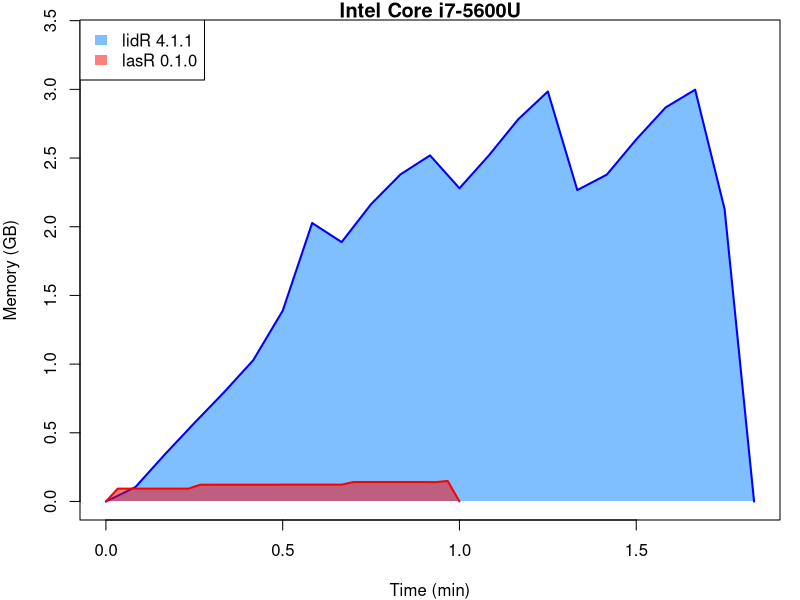
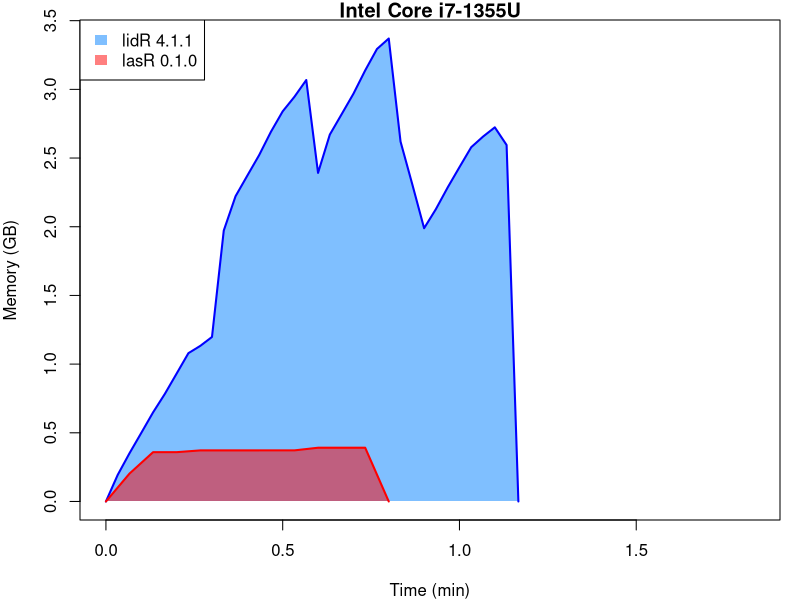
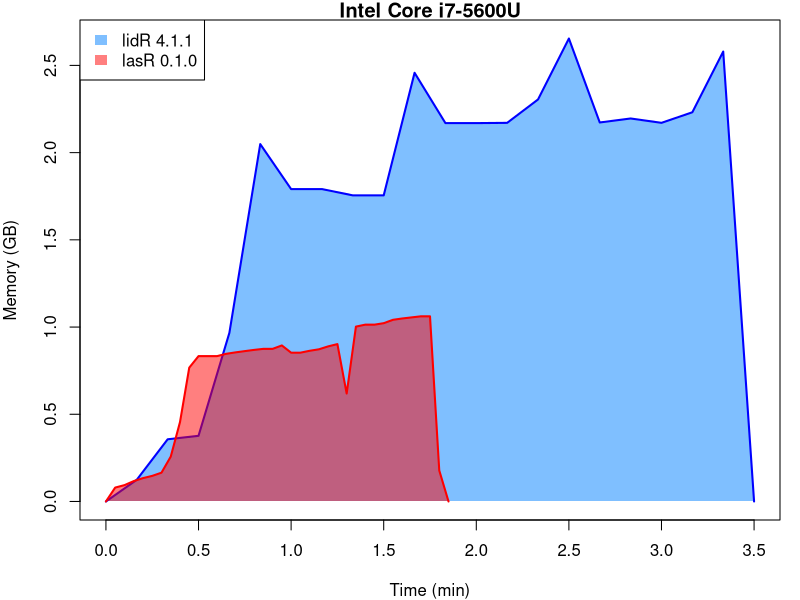
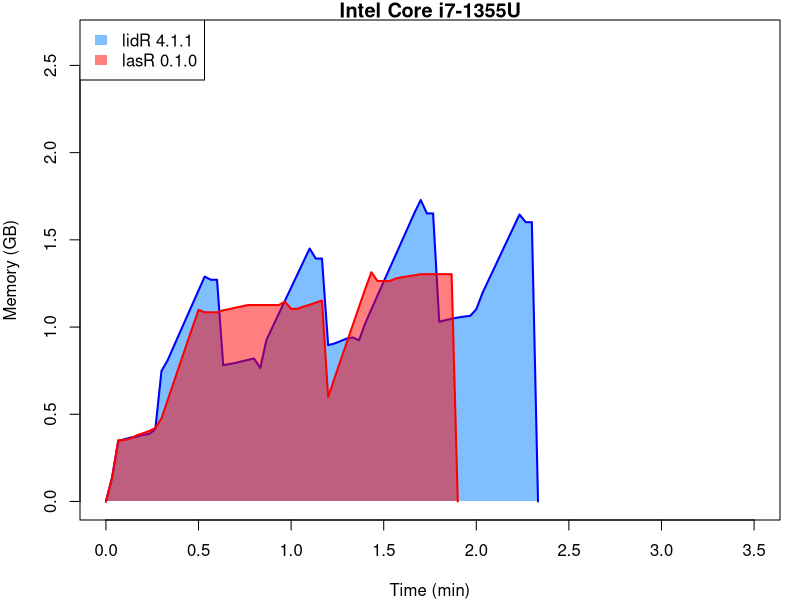
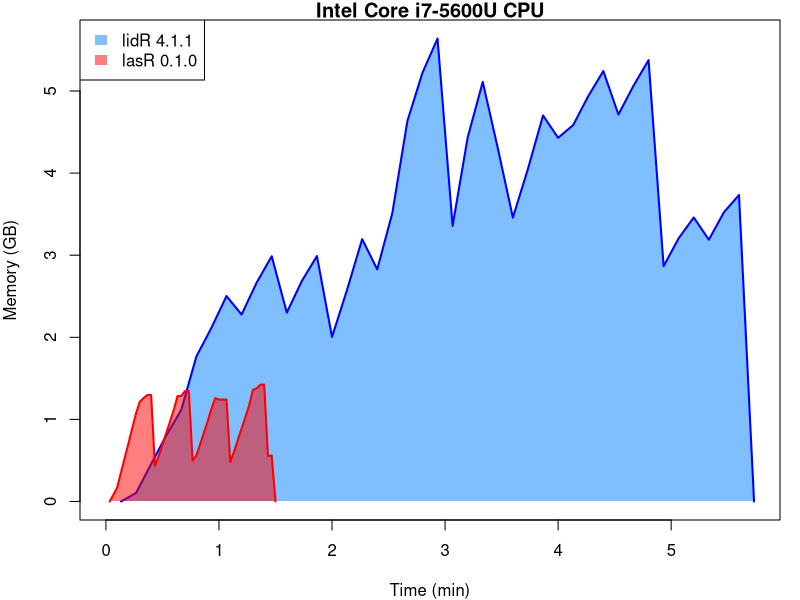
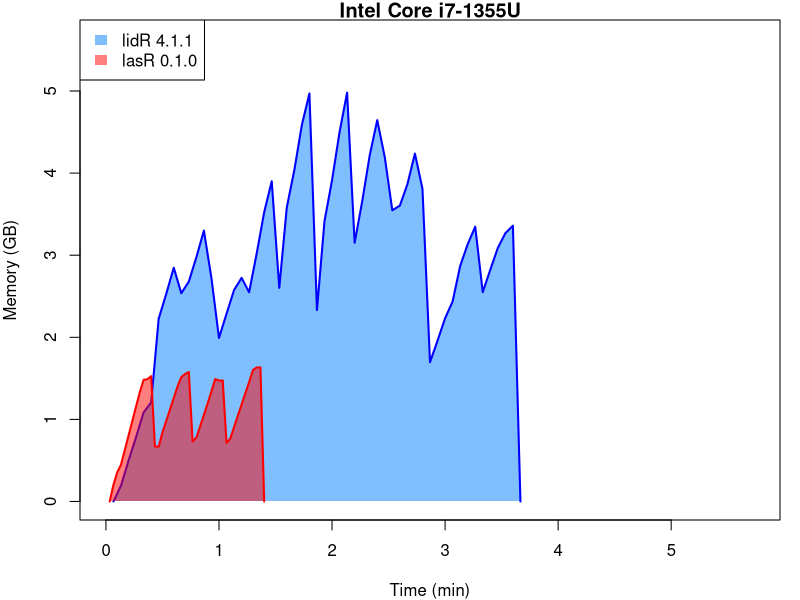
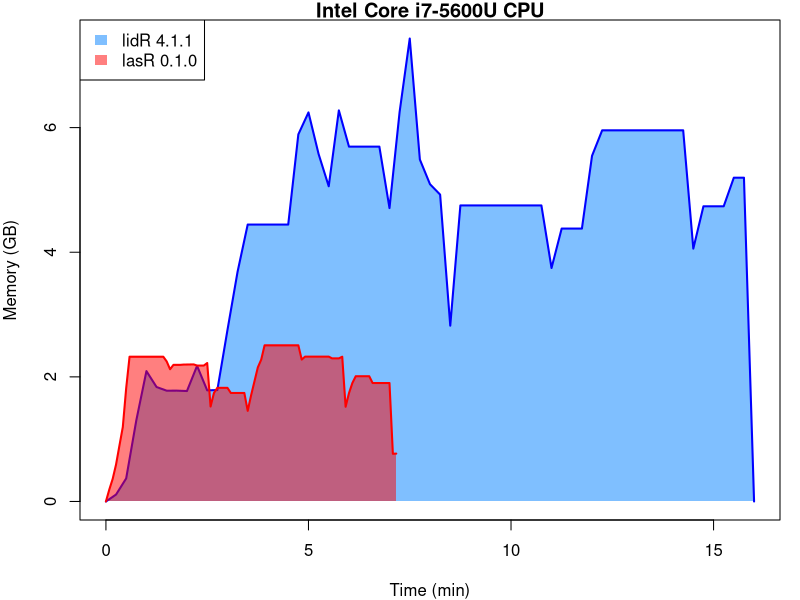

Recreate these plots in R, in order.
## ---- chunk 1
knitr::opts_chunk$set(echo = TRUE, fig.align='center', fig.width=6, fig.height=4)
col1 = rgb(0, 0.5, 1, alpha = 0.5)
col2 = rgb(1, 0, 0, alpha = 0.5)
col3 = rgb(0.5, 0.5, 1, alpha = 0.5)
col4 = rgb(1, 0, 1, alpha = 0.5)
## ---- chunk 2
f = c("/home/jr/Documents/Ulaval/ALS data/BCTS/092L073113_BCTS_2.laz", 
"/home/jr/Documents/Ulaval/ALS data/BCTS/092L073114_BCTS_2.laz", 
"/home/jr/Documents/Ulaval/ALS data/BCTS/092L073131_BCTS_2.laz", 
"/home/jr/Documents/Ulaval/ALS data/BCTS/092L073132_BCTS_2.laz")
## ---- chunk 3
# 1 
m_lasr = c(0, 93.38, 93.38, 93.38, 93.38, 93.38, 93.38, 93.38, 122.01, 122.01, 122.01, 122.01, 122.01, 122.01, 122.01, 122.53, 122.53, 122.53, 122.53, 122.53, 122.53, 141.60, 
141.60, 141.60, 141.60, 141.60, 141.60, 141.60, 140.92, 149.46,0)
t_lasr = (1:length(m_lasr)-1)*2/60

m_lidr = c(0,104.70, 342.79, 571.07, 793.16, 1028.55, 1388.56, 2027.17, 1888.13, 2164.38, 2381.46, 2519.50, 2280.10, 2519.86, 2783.66, 2984.50, 2266.93, 2379.23, 2635.35, 
2868.93, 2997.68, 2127.28, 0)
t_lidr = (1:length(m_lidr)-1)*5/60

m_lidr2 = c(0, 193.67, 351.17, 499.30, 648.55, 783.17, 931.17, 1079.79, 1132.39, 1197.64, 1972.39, 2222.19, 2372.32, 2521.19, 2690.99, 2839.99, 2946.35, 3068.06, 2392.09, 2670.97, 2818.85, 2967.72, 3137.86, 3293.99, 3370.11, 2619.88, 2307.91, 1989.16, 2128.16, 2286.00, 2433.63, 2579.13, 2656.12, 2723.62, 2594.85, 0)
t_lidr2 = (1:length(m_lidr2)-1)*2/60

m_lasr2 = c(0,203.04, 358.92, 358.92, 371.79, 371.79, 371.79, 372.04, 372.04, 391.29, 391.29, 391.29, 0)
t_lasr2 = (1:length(m_lasr2)-1)*4/60

tmax = max(t_lidr, t_lasr, t_lidr2, t_lasr2)
mmax = max(m_lidr, m_lasr, m_lidr2, m_lasr2)/1000

# Thinkpad

x = t_lidr
y = m_lidr/1000

par(mar = c(4,4,1,1))

plot(x, y, type = "n", xlim = c(0, tmax), ylim = c(0, mmax), ylab = "Memory (GB)", xlab = "Time (min)", main = "Intel Core i7-5600U")

polygon(c(x, rev(x)), c(rep(0, length(x)), rev(y)), col = col1, border = NA)
lines(x, y, col = "blue", lwd = 2)

x = t_lasr
y = m_lasr/1000

polygon(c(x, rev(x)), c(rep(0, length(x)), rev(y)), col = col2 , border = NA)
lines(x, y, col = "red", lwd = 2)

legend("topleft", legend = c("lidR 4.1.1", "lasR 0.1.0"), fill = c(col1, col2), border = NA)

# Latitude

x = t_lidr2
y = m_lidr2/1000

plot(x, y, type = "n", xlim = c(0, tmax), ylim = c(0, mmax), ylab = "Memory (GB)", xlab = "Time (min)", main = "Intel Core i7-1355U")

polygon(c(x, rev(x)), c(rep(0, length(x)), rev(y)), col = col1 , border = NA)
lines(x, y, col = "blue", lwd = 2)

x = t_lasr2
y = m_lasr2/1000

polygon(c(x, rev(x)), c(rep(0, length(x)), rev(y)), col = col2 , border = NA)
lines(x, y, col = "red", lwd = 2)


legend("topleft", legend = c("lidR 4.1.1", "lasR 0.1.0"), fill = c(col1, col2), border = NA)
## ---- chunk 4
f = c("/home/jr/Documents/Ulaval/ALS data/BCTS/092L073113_BCTS_2.laz", 
"/home/jr/Documents/Ulaval/ALS data/BCTS/092L073114_BCTS_2.laz", 
"/home/jr/Documents/Ulaval/ALS data/BCTS/092L073131_BCTS_2.laz", 
"/home/jr/Documents/Ulaval/ALS data/BCTS/092L073132_BCTS_2.laz")
## ---- chunk 5
# 2
m_lasr = c(0, 79.67, 93.66, 116.75, 133.85, 146.74, 165.05, 257.17, 455.17, 767.38, 833.30, 833.30, 833.30, 846.70, 854.83, 862.04, 869.00, 874.93, 874.93, 894.53, 853.06, 853.06, 
863.89, 872.39, 889.12, 902.23, 618.84, 1002.46, 1013.65, 1013.65, 1022.16, 1041.49, 1049.07, 1055.26, 1061.45, 1061.45, 177.75, 0)
t_lasr = (1:length(m_lasr)-1)*3/60

m_lidr = c(0,124.56, 356.59, 376.44, 966.76, 2048.83, 1790.97, 1790.97, 1754.86, 1754.86, 2457.66, 2169.17, 2169.17, 2170.71, 2304.78, 2654.14, 2172.81, 2195.75, 2170.75, 2231.33, 2579.38, 0)
t_lidr = (1:length(m_lidr)-1)*10/60

m_lidr2 = c(0, 139.30, 346.42, 356.80, 366.42, 372.17, 381.80, 387.30, 414.42, 748.34, 809.84, 890.09, 970.47, 1050.59, 1130.22, 1209.59, 1289.47, 1271.14, 1271.14, 781.42, 787.67, 794.42, 803.29, 811.79, 819.67, 765.35, 925.04, 1001.29, 1076.16, 1151.04, 1225.79, 1300.66, 1375.54, 1450.16, 1392.50, 1392.50, 896.18, 905.18, 919.43, 934.05, 940.18, 923.84, 1020.86, 1101.36, 1181.48, 1260.86, 1339.61, 1418.61, 1497.61, 1576.73, 1656.36, 1728.61, 1651.25, 1651.25, 1030.53, 1039.41, 1047.53, 1054.41, 1060.03, 1063.78, 1101.87, 1195.12, 1270.50, 1345.12, 1420.37, 1495.37, 1570.50, 1645.12, 1601.39, 1601.39, 0)
t_lidr2 = (1:length(m_lidr2)-1)*2/60

m_lasr2 = c(0,135.55, 351.30, 352.17, 361.67, 379.42, 391.05, 404.30, 421.05, 476.30, 581.40, 685.28, 789.28, 893.03, 996.03, 1098.78, 1084.58, 1084.58, 1084.58, 1096.08, 1102.83, 1111.33, 1118.58, 1126.21, 1126.21, 1126.21, 1126.21, 1126.21, 1126.21, 1145.71, 1104.28, 1104.28, 1117.41, 1127.53, 1140.16, 1151.41, 598.75, 703.62, 807.50, 909.62, 1012.50, 1115.25, 1217.87, 1314.37, 1264.08, 1264.08, 1264.08, 1278.83, 1285.83, 1291.46, 1296.58, 1303.08, 1303.08, 1303.08, 1303.08, 1303.08, 1303.08, 0)
t_lasr2 = (1:length(m_lasr2)-1)*2/60

tmax = max(t_lidr, t_lasr, t_lidr2, t_lasr2)
mmax = max(m_lidr, m_lasr, m_lidr2, m_lasr2)/1000

# Thinkpad

x = t_lidr
y = m_lidr/1000

par(mar = c(4,4,1,1))

plot(x, y, type = "n", xlim = c(0, tmax), ylim = c(0, mmax), ylab = "Memory (GB)", xlab = "Time (min)", main = "Intel Core i7-5600U")

polygon(c(x, rev(x)), c(rep(0, length(x)), rev(y)), col = col1, border = NA)
lines(x, y, col = "blue", lwd = 2)

x = t_lasr
y = m_lasr/1000

polygon(c(x, rev(x)), c(rep(0, length(x)), rev(y)), col = col2 , border = NA)
lines(x, y, col = "red", lwd = 2)

legend("topleft", legend = c("lidR 4.1.1", "lasR 0.1.0"), fill = c(col1, col2), border = NA)

# Latitude

x = t_lidr2
y = m_lidr2/1000

plot(x, y, type = "n", xlim = c(0, tmax), ylim = c(0, mmax), ylab = "Memory (GB)", xlab = "Time (min)", main = "Intel Core i7-1355U")

polygon(c(x, rev(x)), c(rep(0, length(x)), rev(y)), col = col1 , border = NA)
lines(x, y, col = "blue", lwd = 2)

x = t_lasr2
y = m_lasr2/1000

polygon(c(x, rev(x)), c(rep(0, length(x)), rev(y)), col = col2 , border = NA)
lines(x, y, col = "red", lwd = 2)


legend("topleft", legend = c("lidR 4.1.1", "lasR 0.1.0"), fill = c(col1, col2), border = NA)
## ---- chunk 6
# 3
m_lasr = c(0, 82.03, 170.51, 354.01, 531.90, 711.60, 895.17, 1074.86, 1214.60, 1259.20, 1297.35, 1297.35, 435.67,550.40, 692.43, 831.39, 971.39, 1113.44, 1282.57, 1285.92, 1345.21, 
1345.21, 498.85, 559.43, 697.85, 837.33, 977.29, 1127.08, 1258.82, 1240.92, 1240.92, 1240.92, 480.92, 606.07, 749.79, 887.94, 1026.13, 1169.48, 1358.71, 1378.30, 1423.42, 1423.42, 
554.91, 560.07, 0)
t_lasr = 1:length(m_lasr)*2/60

m_lidr = c(0, 104.86, 456.99, 802.07, 1116.71, 1765.46, 2116.21, 2502.28, 2276.53, 2666.14, 2986.86, 2300.90, 2686.19, 2989.73, 2004.21, 2579.39, 3195.28, 2827.48, 3512.35, 4633.82, 
5221.53, 5639.37, 3357.23, 4434.14, 5110.58, 4302.41, 3457.53, 4052.46, 4702.15, 4430.27, 4585.12, 4937.42, 5243.30,4713.65, 5063.31, 5376.67, 2866.46, 3207.25, 3459.13, 3188.25, 
3523.44, 3733.16, 0)
t_lidr = 1:length(m_lidr)*8/60

m_lidr2 = c(0, 193.23, 497.98, 784.95, 1085.33, 1205.75, 2226.83, 2527.83, 2847.46, 2536.90, 2678.37, 2974.99, 3299.73, 2721.75, 1991.53, 2285.40, 2575.28, 2724.10, 2548.08, 3019.45, 3524.15, 3900.47, 2601.94, 3582.43, 4037.68, 4587.39, 4970.17, 2331.14, 3414.44, 3911.82, 4499.68, 4979.93, 3151.38, 3652.82, 4215.47, 4644.97, 4193.78, 3546.69, 3603.89, 3863.48, 4237.23, 3809.42, 1696.35, 1958.85, 2231.42, 2436.03, 2867.71, 3133.63, 3347.25, 2549.77, 2823.65, 3088.82, 3268.23, 3359.37, 0)
t_lidr2 = 1:length(m_lidr2)*4/60

m_lasr2 = c(0, 203.05, 355.17, 448.05, 625.42, 802.55, 979.14, 1157.14, 1332.77, 1482.14, 1488.77, 1527.14, 668.36, 668.48, 842.36, 981.61, 1120.61, 1260.98, 1400.61, 1515.23, 1551.98, 1577.36, 730.80, 778.80, 915.80, 1055.17, 1195.42, 1341.80, 1490.67, 1472.86, 1472.86, 712.91, 765.78, 904.41, 1044.28, 1180.66, 1318.28, 1453.91, 1598.78, 1633.03, 1633.03, 0)
t_lasr2 = 1:length(m_lasr2)*2/60

tmax = max(t_lidr, t_lasr, t_lidr2, t_lasr2)
mmax = max(m_lidr, m_lasr, m_lidr2, m_lasr2)/1000

x = t_lidr
y = m_lidr/1000

par(mar = c(4,4,1,1))

plot(x, y, type = "n", xlim = c(0, tmax), ylim = c(0, mmax), ylab = "Memory (GB)", xlab = "Time (min)", main = "Intel Core i7-5600U CPU")

polygon(c(x, rev(x)), c(rep(0, length(x)), rev(y)), col = col1, border = NA)
lines(x, y, col = "blue", lwd = 2)

x = t_lasr
y = m_lasr/1000

polygon(c(x, rev(x)), c(rep(0, length(x)), rev(y)), col = col2 , border = NA)
lines(x, y, col = "red", lwd = 2)

legend("topleft", legend = c("lidR 4.1.1", "lasR 0.1.0"), fill = c(col1, col2), border = NA)

# Latitude

x = t_lidr2
y = m_lidr2/1000

plot(x, y, type = "n",  xlim = c(0, tmax), ylim = c(0, mmax), ylab = "Memory (GB)", xlab = "Time (min)", main = "Intel Core i7-1355U")

polygon(c(x, rev(x)), c(rep(0, length(x)), rev(y)), col = col1, border = NA)
lines(x, y, col = "blue", lwd = 2)

x = t_lasr2
y = m_lasr2/1000

polygon(c(x, rev(x)), c(rep(0, length(x)), rev(y)), col = col2 , border = NA)
lines(x, y, col = "red", lwd = 2)

legend("topleft", legend = c("lidR 4.1.1", "lasR 0.1.0"), fill = c(col1, col2), border = NA)
## ---- chunk 7
m_lasr = c(0,191.41, 362.51, 593.35, 896.25, 1194.72, 1818.00, 2323.06, 2323.06, 2323.06, 2323.06, 2323.06, 2323.06, 2323.06, 2323.06, 2323.06, 2323.06, 2323.06, 2247.46, 2122.34,
2192.39, 2192.39, 2192.39, 2197.03, 2197.80, 2198.83, 2199.87,2181.38, 2181.38, 2181.38, 2221.91, 1523.74, 1741.71, 1823.69, 1823.69, 1823.69, 1823.69, 1741.83, 1741.83, 1741.83,
1741.83, 1741.83, 1454.66, 1703.53, 1928.16, 2152.36, 2276.37,2506.08, 2506.08, 2506.08, 2506.08, 2506.08, 2506.08, 2506.08,2506.08, 2506.08, 2506.08, 2506.08, 2277.12, 2324.82,
2324.82, 2324.82, 2324.82, 2324.82, 2324.82, 2324.82, 2324.82, 2296.59, 2296.59, 2296.59, 2323.40, 1519.98, 1738.68, 1900.92, 2009.98, 2009.98, 2009.98, 2009.98, 2009.98, 1901.16,
1901.16, 1901.16, 1901.16, 1901.16, 1901.16, 765.81, 768.27)

m_lidr = c(0,111.37, 370.23, 1302.22, 2092.03, 1836.73, 1777.86, 1778.63, 1772.64, 2176.11, 1783.72, 1788.08, 2751.04, 3687.52, 4444.45, 4444.45, 4444.45, 4444.45, 4444.45, 5891.63, 
6243.98, 5576.12, 5058.68, 6276.28, 5694.89, 5694.89, 5694.89, 5694.89, 4708.56, 6252.17, 7429.84, 5487.51, 5091.87, 4924.78, 2821.48, 4750.88, 4750.88, 4750.88, 4750.88, 4750.88, 
4750.88, 4750.88, 4750.88, 4750.88, 3746.96, 4379.66, 4379.66, 4379.66, 5547.57, 5956.35, 5956.35, 5956.35, 5956.35, 5956.35, 5956.35, 5956.35,5956.35, 5956.35, 4058.14, 4737.40, 
4737.40, 4737.40, 5196.26, 5196.26,0)

t_lasr = (1:length(m_lasr)-1)*5/60
t_lidr = (1:length(m_lidr)-1)*15/60

col1 = rgb(0, 0.5, 1, alpha = 0.5)
col2 = rgb(1, 0, 0, alpha = 0.5)

x = t_lidr
y = m_lidr/1000

par(mar = c(4,4,1,1))

plot(x, y, type = "n", ylim = c(0, max(y)), ylab = "Memory (GB)", xlab = "Time (min)", main = "Intel Core i7-5600U CPU")

polygon(c(x, rev(x)), c(rep(0, length(x)), rev(y)), col = col1, border = NA)
lines(x, y, col = "blue", lwd = 2)

x = t_lasr
y = m_lasr/1000

polygon(c(x, rev(x)), c(rep(0, length(x)), rev(y)), col = col2 , border = NA)
lines(x, y, col = "red", lwd = 2)

legend("topleft", legend = c("lidR 4.1.1", "lasR 0.1.0"), fill = c(col1, col2), border = NA)
